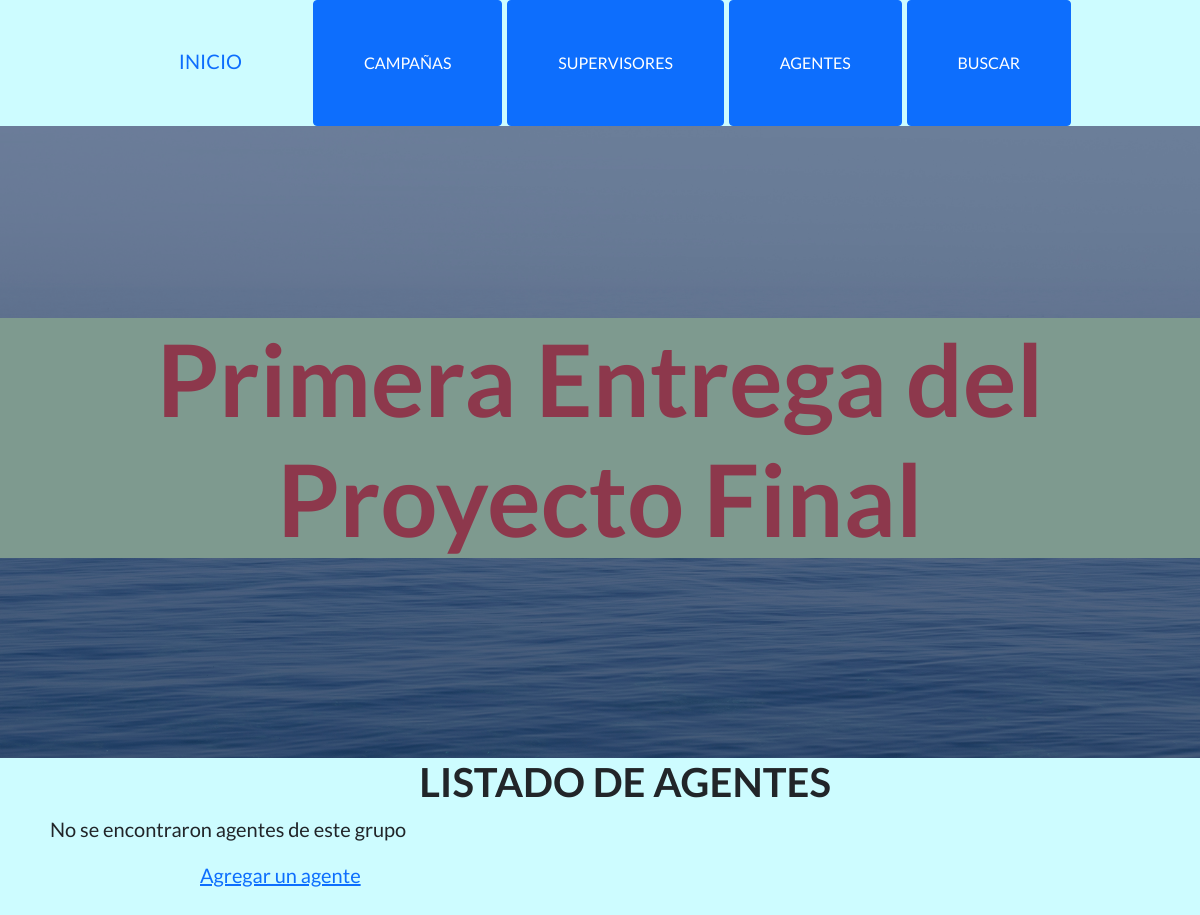
The page /AppCoder/leerAgentes/ on the database as committed earlier.
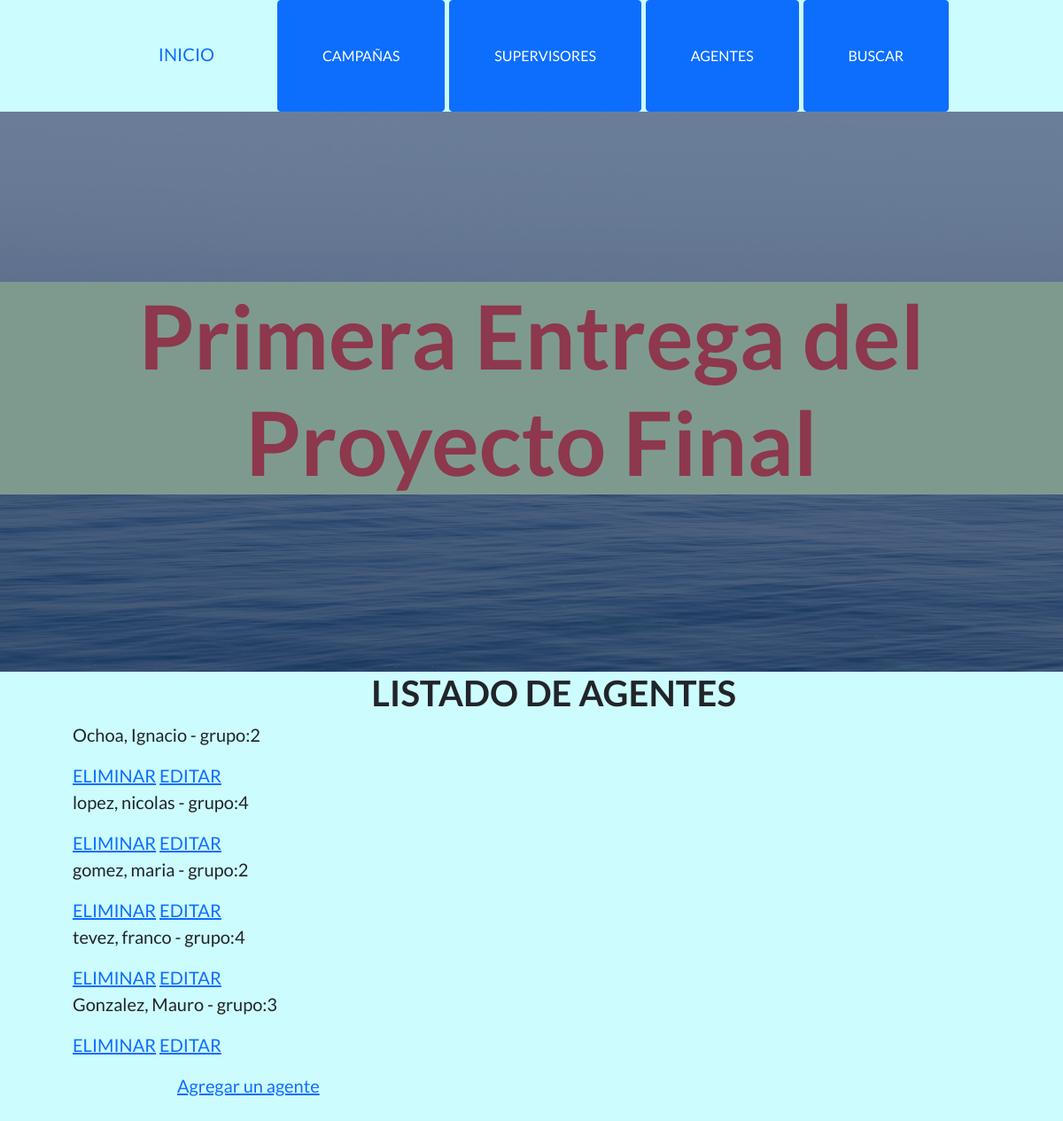
The same page on the database as committed later.
### AppCoder/models.py (models this page shows, shortened)
class Agentes(models.Model):
    nombre = models.CharField(max_length=30)
    apellido = models.CharField(max_length=30)
    grupo = models.IntegerField()

### AppCoder/views.py (the view)
# urls.py: path('leerAgentes/', leerAgentes, name='leerAgentes'),
def leerAgentes(request):
    agentes = Agentes.objects.all()
    return render(request, 'AppCoder/leerAgentes.html', {'agentes':agentes})

### AppCoder/templates/AppCoder/leerAgentes.html
{% extends 'AppCoder/inicio.html' %}
{% load static %}
{% block pantalla %}
<h1 style="text-align: center;">LISTADO DE AGENTES</h1>
{% if agentes %}
    <ul>
        {% for agente in agentes %}
            <p>{{ agente.apellido }}, {{ agente.nombre }} - grupo:{{agente.grupo}}</p>
            <a href="{% url 'eliminarAgente' agente.id %}"> ELIMINAR</a>
            <a href="{% url 'editarAgente' agente.id %}"> EDITAR</a>
            <br>
            {% endfor %}
    </ul>
{% else %}
    <p>No se encontraron agentes de este grupo</p>
{% endif %}
<a style="text-align: center; padding: 150px;" href="{% url 'agentes' %}">Agregar un agente</a>
{% endblock %}

### AppCoder/templates/AppCoder/inicio.html (shortened to what this page needs)
<!DOCTYPE html>
<html lang="en">
    <head>
        {% load static %}
        <link href="https://cdn.jsdelivr.net/npm/bootstrap-icons@1.5.0/font/bootstrap-icons.css" rel="stylesheet" type="text/css" />
        <link href="{% static 'AppCoder/css/styles.css' %}" rel="stylesheet" />
    </head>
    <body style="background-color: rgb(205, 252, 255);">
        <nav>
            <div class="container" style="text-align: center; width: 100%; font-size: 25px;">
                <a style="padding: 50px;" class="navbar-brand" href="{% url 'inicio' %}">INICIO</a>
                <a style="padding: 50px;" class="btn btn-primary" href="{% url 'campañas' %}">CAMPAÑAS</a>
                <a style="padding: 50px;" class="btn btn-primary" href="{% url 'supervisores' %}">SUPERVISORES</a>
                <a style="padding: 50px;" class="btn btn-primary" href="{% url 'agentes' %}">AGENTES</a>
                <a style="padding: 50px;" class="btn btn-primary" href="{% url 'busquedaGrupo' %}">BUSCAR</a>
            </div>
        </nav>
        <header class="masthead">
            <div style="background-color: rgb(226, 255, 193); width:100%;">
                <h1 style="text-align: center; color: rgb(255, 58, 58); font-size: 100px;">
                    Primera Entrega del Proyecto Final
                </h1>
            </div>
        </header>
        <div style="font-size: 20px; margin-left: 50px">
            {% block pantalla %}{% endblock %}
        </div>

Rows that differ between the two databases and show on the page:
added Agentes: apellido "Ochoa", nombre "Ignacio", grupo "2"
added Agentes: apellido "lopez", nombre "nicolas", grupo "4"
added Agentes: apellido "gomez", nombre "maria", grupo "2"
added Agentes: apellido "tevez", nombre "franco", grupo "4"
added Agentes: apellido "Gonzalez", nombre "Mauro", grupo "3"
Other text that changed with them:
text no longer shown: "No se encontraron agentes de este grupo"
